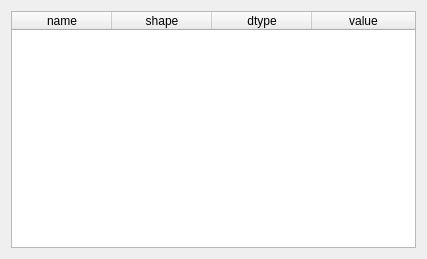
<?xml version="1.0" encoding="UTF-8"?>
<ui version="4.0">
 <class>VariableItem</class>
 <widget class="QWidget" name="VariableItem">
  <property name="geometry">
   <rect>
    <x>0</x>
    <y>0</y>
    <width>427</width>
    <height>259</height>
   </rect>
  </property>
  <property name="windowTitle">
   <string>Form</string>
  </property>
  <layout class="QGridLayout" name="gridLayout">
   <item row="0" column="0">
    <widget class="QTableWidget" name="variable_tableWidget">
     <property name="dragDropMode">
      <enum>QAbstractItemView::DragOnly</enum>
     </property>
     <property name="selectionMode">
      <enum>QAbstractItemView::ExtendedSelection</enum>
     </property>
     <property name="selectionBehavior">
      <enum>QAbstractItemView::SelectRows</enum>
     </property>
     <attribute name="horizontalHeaderStretchLastSection">
      <bool>true</bool>
     </attribute>
     <column>
      <property name="text">
       <string>name</string>
      </property>
     </column>
     <column>
      <property name="text">
       <string>shape</string>
      </property>
     </column>
     <column>
      <property name="text">
       <string>dtype</string>
      </property>
     </column>
     <column>
      <property name="text">
       <string>value</string>
      </property>
     </column>
    </widget>
   </item>
  </layout>
 </widget>
 <resources/>
 <connections/>
</ui>
